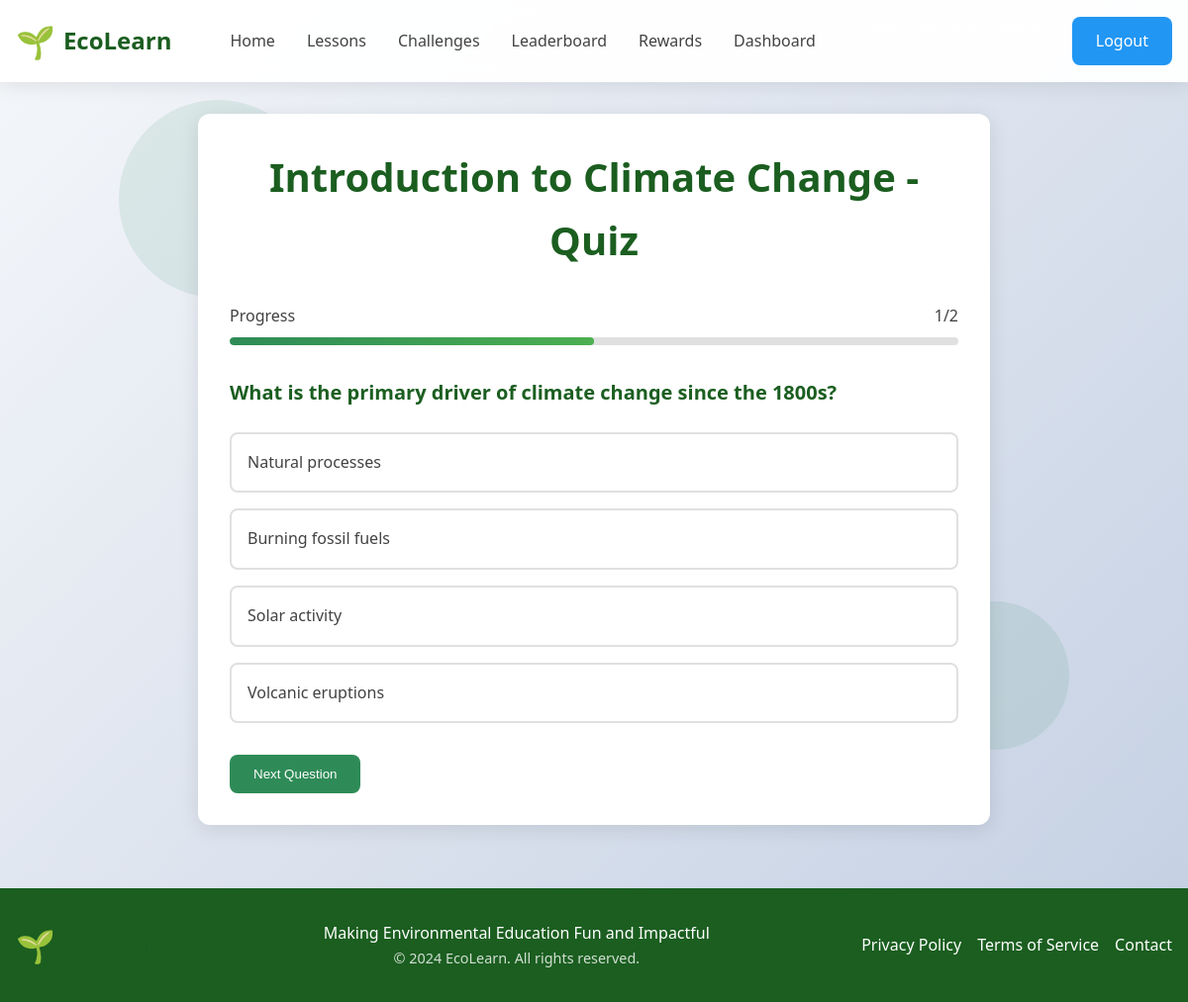
The page /quiz/1 (signed in) on the database its author committed.
### app.py (models this page shows)
class Lesson(db.Model):
    id = db.Column(db.Integer, primary_key=True)
    title = db.Column(db.String(200), nullable=False)
    description = db.Column(db.Text)
    content = db.Column(db.Text)
    category = db.Column(db.String(50))  # climate, waste, biodiversity, etc.
    difficulty = db.Column(db.String(20))  # beginner, intermediate, advanced
    points_reward = db.Column(db.Integer, default=10)
    quizzes = db.relationship('Quiz', backref='lesson', lazy=True)

class Quiz(db.Model):
    id = db.Column(db.Integer, primary_key=True)
    lesson_id = db.Column(db.Integer, db.ForeignKey('lesson.id'), nullable=False)
    question = db.Column(db.Text, nullable=False)
    options = db.Column(db.Text)  # JSON string of options
    correct_answer = db.Column(db.Integer, nullable=False)  # index of correct option
    explanation = db.Column(db.Text)

### app.py (the view)
@app.route('/quiz/<int:lesson_id>')
def quiz(lesson_id):
    if 'user_id' not in session:
        return redirect(url_for('login'))
    lesson = Lesson.query.get_or_404(lesson_id)
    quizzes = Quiz.query.filter_by(lesson_id=lesson_id).all()
    for quiz in quizzes:
        quiz.options = json.loads(quiz.options)
    return render_template('quiz.html', lesson=lesson, quizzes=quizzes)

### templates/quiz.html (shortened to what this page needs)
{% extends "base.html" %}
{% block content %}
<div class="container">
    <div class="quiz-container" data-lesson-id="{{ lesson.id }}">
        <h1 style="text-align: center; margin-bottom: 2rem; color: var(--dark-green);">{{ lesson.title }} - Quiz</h1>
        <div class="quiz-progress" style="margin-bottom: 2rem;">
            <div style="display: flex; justify-content: space-between; margin-bottom: 0.5rem;">
                <span>Progress</span>
                <span id="quiz-progress-text">1/{{ quizzes|length }}</span>
            </div>
            <div class="progress-bar">
                <div id="quiz-progress" class="progress-fill" style="width: 0%;"></div>
            </div>
        </div>
        <form id="quiz-form">
            {% for quiz in quizzes %}
            <div class="quiz-question" data-quiz-id="{{ quiz.id }}" data-correct-answer="{{ quiz.correct_answer }}"
                 style="display: {% if loop.first %}block{% else %}none{% endif %};">
                <h3 class="question-text">{{ quiz.question }}</h3>
                <div class="quiz-options">
                    {% for option in quiz.options %}
                    <div class="quiz-option" data-value="{{ loop.index0 }}">
                        {{ option }}
                    </div>
                    {% endfor %}
                </div>
            </div>
            {% endfor %}
            <div style="display: flex; justify-content: space-between; margin-top: 2rem;">
                <button type="button" id="next-question" class="btn btn-primary" disabled>Next Question</button>
            </div>
        </form>
    </div>
</div>
{% endblock %}

### static/css/style.css (style rules this page uses)
:root { --primary-green: #2E8B57; --dark-green: #1B5E20; --light-green: #4CAF50; --earth-blue: #2196F3; --soil-brown: #8D6E63; --light-gray: #F5F5F5; --medium-gray: #E0E0E0; --dark-gray: #424242; --success: #4CAF50; --warning: #FF9800; --error: #F44336; --info: #2196F3; }
* { margin: 0; padding: 0; box-sizing: border-box; }
body { font-family: 'Segoe UI', Tahoma, Geneva, Verdana, sans-serif; line-height: 1.6; color: var(--dark-gray); background: linear-gradient(135deg, #f5f7fa 0%, #c3cfe2 100%); min-height: 100vh; }
.container { max-width: 1200px; margin: 0 auto; padding: 0 1rem; }
h1, h2, h3, h4, h5, h6 { margin-bottom: 1rem; font-weight: 600; }
h1 { font-size: 2.5rem; }
h3 { font-size: 1.5rem; }
.btn { display: inline-block; padding: 0.75rem 1.5rem; border: none; border-radius: 8px; text-decoration: none; font-weight: 500; cursor: pointer; transition: all 0.3s ease; text-align: center; }
.btn-primary { background: var(--primary-green); color: white; }
.progress-bar { width: 100%; height: 8px; background: var(--medium-gray); border-radius: 4px; overflow: hidden; }
.progress-fill { height: 100%; background: linear-gradient(90deg, var(--primary-green), var(--light-green)); border-radius: 4px; transition: width 0.8s ease; }
.quiz-container { background: white; padding: 2rem; border-radius: 12px; box-shadow: 0 4px 20px rgba(0, 0, 0, 0.1); max-width: 800px; margin: 2rem auto; }
.quiz-question { margin-bottom: 2rem; }
.question-text { font-size: 1.25rem; margin-bottom: 1.5rem; color: var(--dark-green); }
.quiz-options { display: grid; gap: 1rem; }
.quiz-option { padding: 1rem; border: 2px solid var(--medium-gray); border-radius: 8px; cursor: pointer; transition: all 0.3s ease; background: white; }

### static/css/animations.css (style rules this page uses)
.progress-fill { transition: width 1s ease-in-out; }

### rows shown on the page
Lesson: title "Introduction to Climate Change"
Quiz: question "What is the primary driver of climate change since the 1800s?", options "Natural processes" "Burning fossil fuels" "Solar activity" "Volcanic eruptions"
